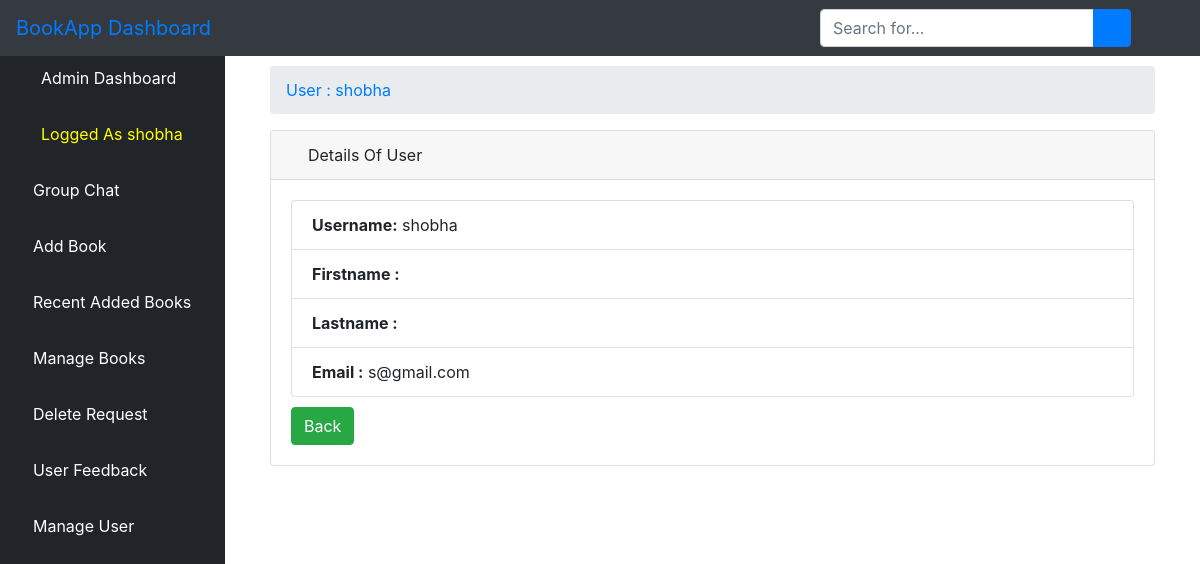
Page /alvuser/1 on the earlier database version.
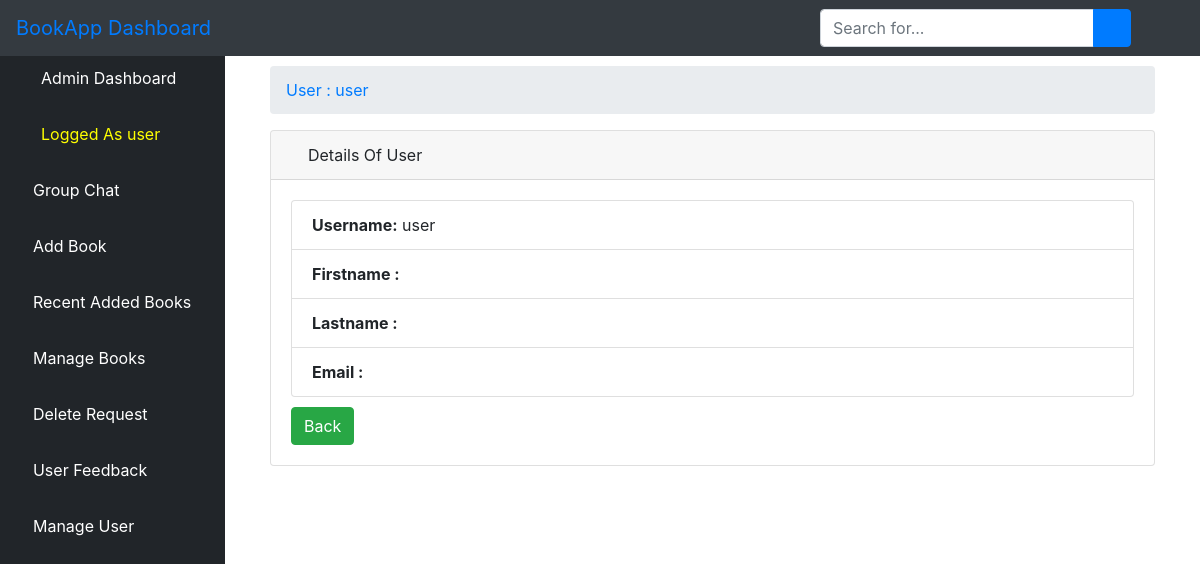
Same page on the later database version.
### bookstore/models.py (models this page shows)
class User(AbstractUser):
    is_admin = models.BooleanField(default=False)
    is_publisher = models.BooleanField(default=False)
    is_librarian = models.BooleanField(default=False)
    class Meta:
        swappable = 'AUTH_USER_MODEL'

### bookstore/views.py (the view)
# urls.py: path('alvuser/<int:pk>', views.ALViewUser.as_view(), name='alvuser'),
class ALViewUser(DetailView):
    model = User
    template_name = 'dashboard/user_detail.html'

### bookstore/templates/dashboard/user_detail.html (shortened to what this page needs)
{% extends 'dashboard/base.html' %}
{% load static %}
{% block body %}
<div class="container-fluid">
        <div class="row">
          <div class="col-12 mb-3">
          <div class="col-12 mb-3">
              <div id="content-wrapper">
        <div class="container-fluid">
            <ol class="breadcrumb">
                <li class="breadcrumb-item">
                    <a href="">User : {{ object.username }} </a>
            </ol>
            <div class="card mb-3">
                <div class="card-header">
                    <i class="fas fa-table text-warning"></i>
                    Details Of User
                </div>
                <div class="card-body">
 <div class="row">
        <div class="col-12">
            <ul class="list-group">
              <li class="list-group-item"><strong>Username:</strong> {{ object.username }}</li>
              <li class="list-group-item"><strong>Firstname :</strong> {{ object.first_name }}</li>
              <li class="list-group-item"><strong>Lastname :</strong> {{ object.last_name }}</li>
              <li class="list-group-item"><strong>Email :</strong> {{ object.email }}</li>
            </ul>
        </div>
    </div>
    <div class="row top-buffer" style="padding-top: 10px">
        <div class="col-12">
                <a href="{% url 'aluser' %}"><button type="button" class="btn btn-success">Back</button></a>
        </div>
    </div>
          </div>
        </div>
      </div>
    </div>
{% endblock %}

### bookstore/templates/dashboard/base.html (shortened to what this page needs)
{% load static %}
<html lang="en">
<head>
    {% load static %}
    <link href="{% static 'vendor/fontawesome-free/css/all.min.css' %}" rel="stylesheet" type="text/css">
       <link rel="stylesheet" href="{% static 'assets/css/bootstrap.min.css' %}">
      <link rel="stylesheet" href="{% static 'assets/fonts/font-awesome-4.7.0/css/font-awesome.min.css' %}">
    <link href="{% static 'vendor/datatables/dataTables.bootstrap4.css' %}" rel="stylesheet">
    <link rel="stylesheet" type="text/css" href="{% static 'css/master.css' %}">
    <link href="{% static 'css/sb-admin.css' %}" rel="stylesheet">
</head>
<body id="page-top">
<nav class="navbar navbar-expand navbar-dark bg-dark fixed-top">
    <a class="navbar-brand mr-1 text-primary" href="">BookApp Dashboard</a>
    <button class="btn btn-link btn-sm text-white order-1 order-sm-0" id="sidebarToggle" href="#">
        <i class="fas fa-bars"></i>
    </button>
      <form class="d-none d-md-inline-block form-inline ml-auto mr-0 mr-md-3 my-2 my-md-0" action="{% url 'asearch' %}">
        <div class="input-group">
            <input type="text" class="form-control" name="query" placeholder="Search for..." aria-label="Search" aria-describedby="basic-addon2">
            <div class="input-group-append">
                <button class="btn btn-primary" type="submit">
                    <i class="fas fa-search"></i>
                </button>
            </div>
        </div>
    </form>
    <ul class="navbar-nav ml-auto ml-md-0">
        <li class="nav-item dropdown no-arrow">
            <a class="nav-link dropdown-toggle" href="#" id="userDropdown" role="button" data-toggle="dropdown" aria-haspopup="true" aria-expanded="false">
                <i class="fas fa-user-circle fa-fw text-primary"></i>
            </a>
        </li>
    </ul>
</nav>
<div id="wrapper" style="padding-top: 50px">
<ul class="sidebar navbar-nav">
    <li class="nav-item active">
        <a class="nav-link" href="{% url 'dashboard' %}">
            <i class="fas fa-fw fa-tachometer-alt"></i>
            <span>Admin Dashboard</span>
        </a>
    </li>
    <li class="nav-item active">
        <a class="nav-link" href="">
            <i class="fas fa-user-circle fa-fw text-warning"></i>
            <span style="color: yellow">Logged As {{ user.username }}</span>
        </a>
    </li>
    <li class="nav-item">
        <a class="nav-link" href="{% url 'alchat' %}">
            <i class="fas fa-book text-primary"></i>
            <span style="color: white">Group Chat</span>
        </a>
    </li>
        <li class="nav-item">
        <a class="nav-link" href="{% url 'aabook_form' %}">
            <i class="fas fa-book text-primary"></i>
            <span style="color: white">Add Book</span>
        </a>
    </li>
    <li class="nav-item">
        <a class="nav-link" href="{% url 'albook' %}">
            <i class="fas fa-book text-primary"></i>
            <span style="color: white">Recent Added Books</span>
        </a>
    </li>
      <li class="nav-item">
        <a class="nav-link" href="{% url 'ambook' %}">
            <i class="fas fa-book text-primary"></i>
            <span style="color: white">Manage Books</span>
        </a>
    </li>
     <li class="nav-item">
        <a class="nav-link" href="{% url 'adrequest' %}">
            <i class="fas fa-book text-primary"></i>
            <span style="color: white">Delete Request</span>
        </a>
    </li>
     <li class="nav-item">
        <a class="nav-link" href="{% url 'afeedback' %}">
            <i class="fas fa-book text-primary"></i>
            <span style="color: white">User Feedback</span>
        </a>
    </li>
     <li class="nav-item">
        <a class="nav-link" href="{% url 'aluser' %}">
            <i class="fas fa-user text-primary"></i>
            <span style="color: white">Manage User</span>
        </a>
    </li>
</ul>
    {% block body %}{% endblock %}
</div>

### static/css/master.css (style rules this page uses)
html { scroll-behavior: smooth; }
li { list-style-type: none; }

### bookstore/templates/dashboard/base.html (style rules this page uses)
body { display: flex; flex-direction: column; min-height: 100vh; }

Differences in the rows shown:
changed User: username "shobha" → "user"; email "s@gmail.com" → (not shown)
